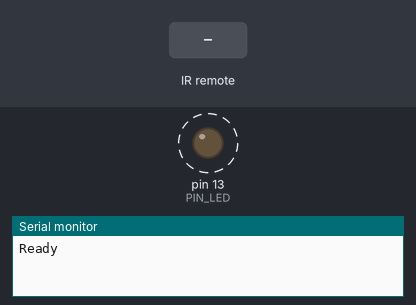
Bench run of a sketch on a simulated Arduino Nano, built with avr-gcc and run on an emulated ATmega328P. Shown: output pins drawn as LEDs (lit = HIGH), the last lines printed to the serial monitor. Dashed ring = blinking. The inputs (shaded band) are chosen by the test bench.

Above: at 1.25 s.
1.3 s: infrared code 0xDF00DF received
At 1.55 s:
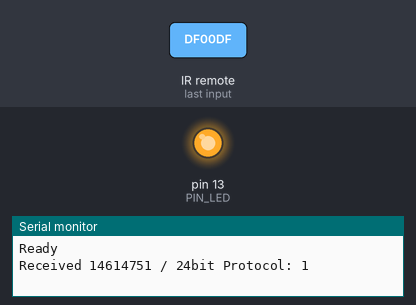
At 2.85 s:
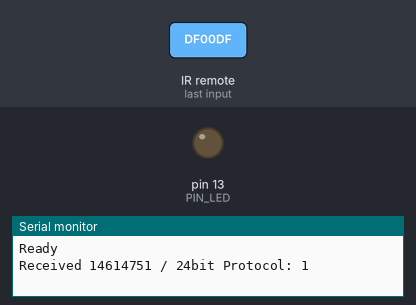
Timing chart, 0 to 10.3 s (numbered marks = the images above; inputs shaded):
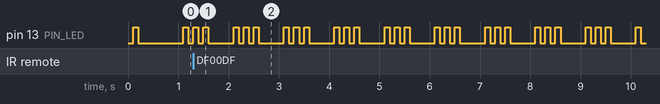

The sketch:

HomeEasyTest2.ino
```cpp
/*
Simple example for receiving

http://code.google.com/p/rc-switch/
*/

#include <RCSwitch.h>

#define PIN_LED		13

unsigned long currentMillis = 0;

bool ledActive = false;
int ledCounter = 0;
unsigned long previousLED = 0;

RCSwitch mySwitch = RCSwitch();

void setup() {
	pinMode(PIN_LED, OUTPUT);
	Serial.begin(9600);
	mySwitch.enableReceive(0);  // Receiver on inerrupt 0 => that is pin #2
	Serial.println("Ready");
}

void loop() {

	currentMillis = millis();

	// Simple half second for LED

	if (currentMillis - previousLED >= 100)
	{
		//if (mySwitch.available())
		//	Serial.println("LED_A");
		//else
		//	Serial.println("LED_x");

		previousLED = currentMillis;

		if (++ledCounter >= 10)
			ledCounter = 0;

		if (ledActive)
		{
			if (ledCounter == 1 || ledCounter == 3 || ledCounter == 5)
				digitalWrite(PIN_LED, HIGH);
			else
				digitalWrite(PIN_LED, LOW);
		}
		else
		{
			if (ledCounter == 1 )
				digitalWrite(PIN_LED, HIGH);
			else
				digitalWrite(PIN_LED, LOW);
		}


	}


	if (mySwitch.available()) {

		int value = mySwitch.getReceivedValue();

		if (value == 0) {
			Serial.print("Unknown encoding");
		}
		else {
			unsigned long received = mySwitch.getReceivedValue();

			Serial.print("Received ");
			Serial.print(received);
			Serial.print(" / ");
			Serial.print(mySwitch.getReceivedBitlength());
			Serial.print("bit ");
			Serial.print("Protocol: ");
			Serial.println(mySwitch.getReceivedProtocol());

			if (received == 14614751) // On
				ledActive = true;
			else if (received == 14614743) // Off
				ledActive = false;

		}

		mySwitch.resetAvailable();
	}
}
```

Measured:
- by itself, pin 13 (PIN_LED): repeats every 1.0 s: LOW 0.10 s, HIGH 0.10 s, LOW 0.50 s, HIGH 0.10 s, LOW 0.10 s, HIGH 0.10 s
